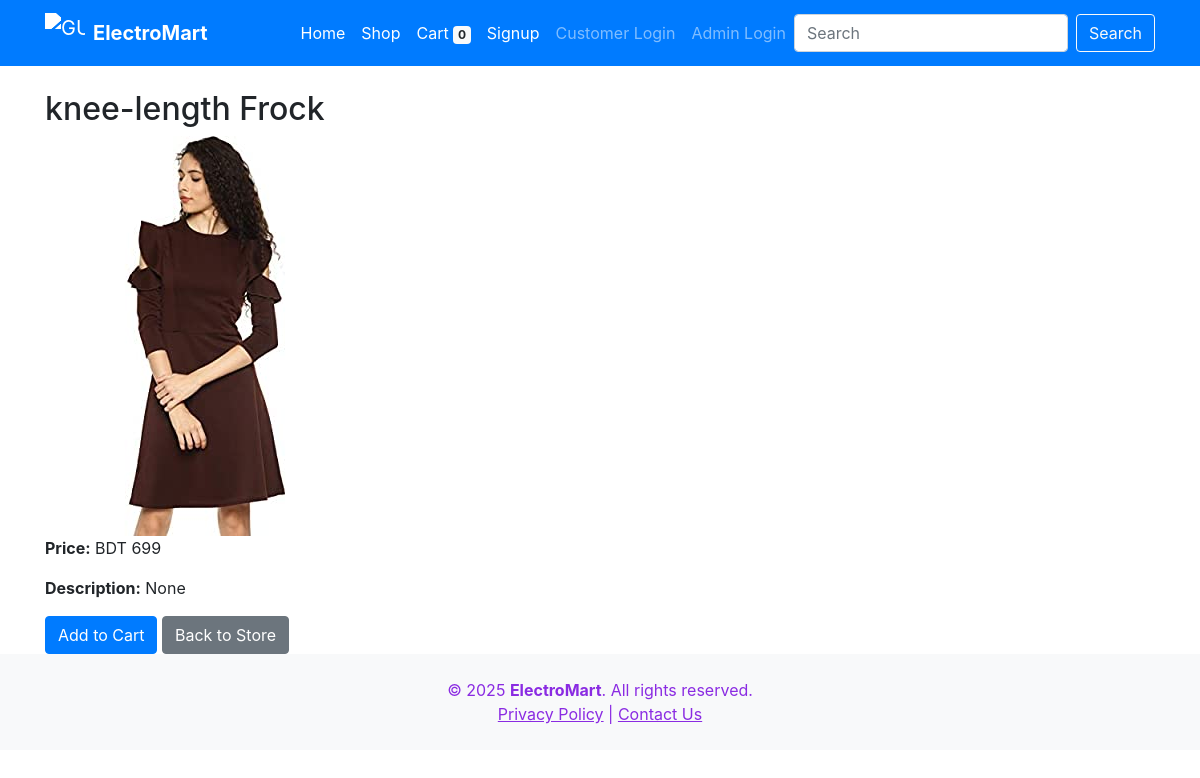
The page /product/57/ on the database its author committed.
### store/models/product.py (models this page shows, shortened)
class Products(models.Model):
    size = models.CharField(max_length=20, choices=[('XS', 'XS'), ('S', 'S'), ('M', 'M'), ('L', 'L'), ('XL', 'XL')], default='M')
    color = models.CharField(max_length=20, choices=[('Black', 'Black'), ('White', 'White'), ('Red', 'Red'), ('Blue', 'Blue'), ('Green', 'Green')], default='Black')
    name = models.CharField(max_length=60)
    price= models.IntegerField(default=0)
    category= models.ForeignKey(Category,on_delete=models.CASCADE,default=1 )
    description= models.CharField(max_length=250, default='', blank=True, null= True)
    image= models.ImageField(upload_to='uploads/products/')
    ar_url = models.URLField(max_length=200, blank=True, null=True)
    vr_url = models.URLField(max_length=200, blank=True, null=True)
    has_ar = models.BooleanField(default=False)
    has_vr = models.BooleanField(default=False)

### store/views/home.py (the view)
# urls.py: path('product/<int:product_id>/', ProductDetail.as_view(), name='product_detail'),
class ProductDetail(View):
    def get(self, request, product_id):
        try:
            product = Products.objects.get(id=product_id)
        except Products.DoesNotExist:
            return render(request, "404.html")
        customer = None
        customer_id = request.session.get('customer')
        if customer_id:
            try:
                customer = Customer.objects.get(id=customer_id)
            except Customer.DoesNotExist:
                pass
        ProductView.objects.create(product=product, customer=customer)
        return render(request, "product_detail.html", {"product": product})

### store/templatetags/custom_filter.py (called while the page is built)
@register.filter(name='currency')
def currency(number):
    return f"BDT {number}"

### store/templates/product_detail.html (shortened to what this page needs)
{% extends 'base.html' %}
{% block content %}
{% load custom_filter %}
<div class="container mt-4">
    <h2>{{ product.name }}</h2>
    <img src="{{ product.image.url }}" alt="{{ product.name }}" class="img-fluid">
    <p><strong>Price:</strong> {{ product.price|currency }}</p>
    <p><strong>Description:</strong> {{ product.description }}</p>
<form action="/cart" method="POST" class="d-inline">
    <button class="btn btn-primary" type="submit">Add to Cart</button>
</form>
    <a href="/" class="btn btn-secondary">Back to Store</a>
</div>
{% endblock %}

### rows shown on the page
Products: name "knee-length Frock", image (picture), price "BDT 699", description "None"

### other values the page prints
{{ request.session.cart.keys|length }} "0"
